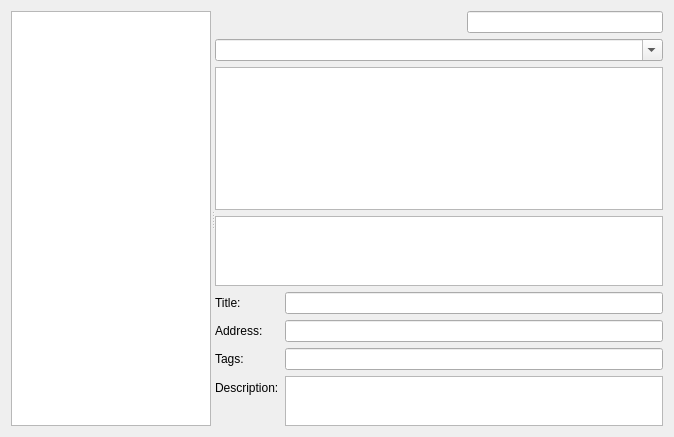
<?xml version="1.0" encoding="UTF-8"?>
<ui version="4.0">
 <class>bookmarksview_base</class>
 <widget class="QWidget" name="bookmarksview_base">
  <property name="geometry">
   <rect>
    <x>0</x>
    <y>0</y>
    <width>674</width>
    <height>437</height>
   </rect>
  </property>
  <property name="windowTitle">
   <string>kapp4_base</string>
  </property>
  <property name="autoFillBackground">
   <bool>true</bool>
  </property>
  <layout class="QGridLayout" name="gridLayout">
   <item row="1" column="0">
    <widget class="QSplitter" name="splitter">
     <property name="sizePolicy">
      <sizepolicy hsizetype="Expanding" vsizetype="Preferred">
       <horstretch>0</horstretch>
       <verstretch>0</verstretch>
      </sizepolicy>
     </property>
     <property name="orientation">
      <enum>Qt::Horizontal</enum>
     </property>
     <widget class="Akonadi::CollectionView" name="collectionsView">
      <property name="sizePolicy">
       <sizepolicy hsizetype="Minimum" vsizetype="Expanding">
        <horstretch>2</horstretch>
        <verstretch>0</verstretch>
       </sizepolicy>
      </property>
      <property name="minimumSize">
       <size>
        <width>200</width>
        <height>0</height>
       </size>
      </property>
      <property name="baseSize">
       <size>
        <width>0</width>
        <height>0</height>
       </size>
      </property>
     </widget>
     <widget class="QFrame" name="frame">
      <property name="sizePolicy">
       <sizepolicy hsizetype="Preferred" vsizetype="Preferred">
        <horstretch>6</horstretch>
        <verstretch>0</verstretch>
       </sizepolicy>
      </property>
      <layout class="QVBoxLayout" name="verticalLayout">
       <property name="spacing">
        <number>6</number>
       </property>
       <property name="margin">
        <number>0</number>
       </property>
       <item>
        <layout class="QHBoxLayout" name="horizLayout2">
         <item>
          <widget class="KBreadCrumbNavigator" name="navigatorBreadCrumb" native="true">
           <property name="minimumSize">
            <size>
             <width>50</width>
             <height>0</height>
            </size>
           </property>
          </widget>
         </item>
         <item>
          <spacer name="horizontalSpacer">
           <property name="orientation">
            <enum>Qt::Horizontal</enum>
           </property>
           <property name="sizeHint" stdset="0">
            <size>
             <width>40</width>
             <height>20</height>
            </size>
           </property>
          </spacer>
         </item>
         <item>
          <widget class="KTreeViewSearchLine" name="searchBox">
           <property name="minimumSize">
            <size>
             <width>180</width>
             <height>0</height>
            </size>
           </property>
           <property name="trapEnterKeyEvent" stdset="0">
            <bool>true</bool>
           </property>
          </widget>
         </item>
        </layout>
       </item>
       <item>
        <widget class="KComboBox" name="kcombobox">
         <property name="editable">
          <bool>true</bool>
         </property>
         <property name="autoCompletion">
          <bool>false</bool>
         </property>
        </widget>
       </item>
       <item>
        <widget class="QTreeView" name="listView"/>
       </item>
       <item>
        <widget class="Akonadi::KonqBookmarkView" name="bookmarksView">
         <property name="sizePolicy">
          <sizepolicy hsizetype="Expanding" vsizetype="Expanding">
           <horstretch>0</horstretch>
           <verstretch>4</verstretch>
          </sizepolicy>
         </property>
        </widget>
       </item>
       <item>
        <layout class="QFormLayout" name="formLayout">
         <property name="fieldGrowthPolicy">
          <enum>QFormLayout::AllNonFixedFieldsGrow</enum>
         </property>
         <item row="0" column="0">
          <widget class="QLabel" name="titleLabel">
           <property name="text">
            <string>Title:</string>
           </property>
          </widget>
         </item>
         <item row="0" column="1">
          <widget class="QLineEdit" name="titleBox">
           <property name="sizePolicy">
            <sizepolicy hsizetype="Expanding" vsizetype="Fixed">
             <horstretch>0</horstretch>
             <verstretch>0</verstretch>
            </sizepolicy>
           </property>
           <property name="minimumSize">
            <size>
             <width>200</width>
             <height>0</height>
            </size>
           </property>
          </widget>
         </item>
         <item row="1" column="0">
          <widget class="QLabel" name="label_2">
           <property name="text">
            <string>Address:</string>
           </property>
          </widget>
         </item>
         <item row="1" column="1">
          <widget class="KLineEdit" name="addressBox"/>
         </item>
         <item row="2" column="0">
          <widget class="QLabel" name="label_3">
           <property name="text">
            <string>Tags:</string>
           </property>
          </widget>
         </item>
         <item row="2" column="1">
          <widget class="KLineEdit" name="tagsBox"/>
         </item>
         <item row="3" column="0">
          <widget class="QLabel" name="label_4">
           <property name="text">
            <string>Description:</string>
           </property>
          </widget>
         </item>
         <item row="3" column="1">
          <widget class="KTextEdit" name="descriptionBox">
           <property name="maximumSize">
            <size>
             <width>16777215</width>
             <height>50</height>
            </size>
           </property>
           <property name="acceptRichText">
            <bool>false</bool>
           </property>
          </widget>
         </item>
        </layout>
       </item>
      </layout>
     </widget>
    </widget>
   </item>
  </layout>
 </widget>
 <customwidgets>
  <customwidget>
   <class>KLineEdit</class>
   <extends>QLineEdit</extends>
   <header>klineedit.h</header>
  </customwidget>
  <customwidget>
   <class>KComboBox</class>
   <extends>QComboBox</extends>
   <header>kcombobox.h</header>
  </customwidget>
  <customwidget>
   <class>KTextEdit</class>
   <extends>QTextEdit</extends>
   <header>ktextedit.h</header>
  </customwidget>
  <customwidget>
   <class>KTreeViewSearchLine</class>
   <extends>KLineEdit</extends>
   <header>konqbookmark/ktreeviewsearchline.h</header>
  </customwidget>
  <customwidget>
   <class>KBreadCrumbNavigator</class>
   <extends>QWidget</extends>
   <header>konqbookmark/kbreadcrumbnavigator.h</header>
  </customwidget>
  <customwidget>
   <class>Akonadi::CollectionView</class>
   <extends>QTreeView</extends>
   <header location="global">akonadi/collectionview.h</header>
  </customwidget>
  <customwidget>
   <class>Akonadi::KonqBookmarkView</class>
   <extends>QTreeView</extends>
   <header location="global">konqbookmark/konqbookmarkview.h</header>
  </customwidget>
 </customwidgets>
 <resources/>
 <connections/>
</ui>
